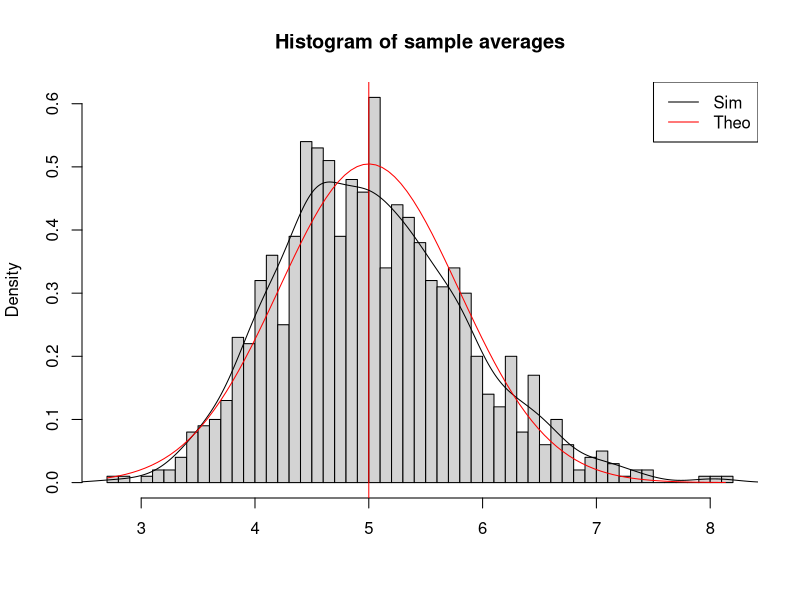

This chart was generated by the following R code:
library(ggplot2)
set.seed(944) # so my results can be replicated.
nosim <- 1000
lambda <- 0.2
samplesize <- 40
sim <- matrix(rexp(nosim * samplesize, rate = lambda), nosim, samplesize) # store the results of the simulation
mns <- rowMeans(sim) # and take the mean of every row
hist(mns, breaks=75, prob=TRUE, main="Histogram of sample averages", xlab="") # plot the histogram of the averages
abline(v=1/lambda, col="red") # plot the theoretical average
lines(density(mns)) # plot the distribution
x <- seq(min(mns), max(mns), length=100)
y <- dnorm(x, mean = 1/lambda, sd = 1/lambda/sqrt(samplesize))
lines(x, y, type ="l", lwd=1, col="red") # plot the normal distribution
legend('topright', c("Sim", "Theo"), lty=1, col=c("black", "red"))
